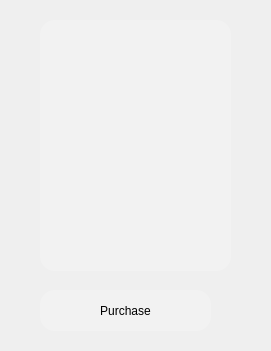
<?xml version="1.0" encoding="UTF-8"?>
<ui version="4.0">
 <class>pickCard</class>
 <widget class="QFrame" name="pickCard">
  <property name="geometry">
   <rect>
    <x>0</x>
    <y>0</y>
    <width>271</width>
    <height>351</height>
   </rect>
  </property>
  <property name="windowTitle">
   <string>Frame</string>
  </property>
  <property name="styleSheet">
   <string notr="true">#pickCard{
border-image: url(:/images/rule_background.png);
border-radius:75px;
}</string>
  </property>
  <property name="frameShape">
   <enum>QFrame::StyledPanel</enum>
  </property>
  <property name="frameShadow">
   <enum>QFrame::Raised</enum>
  </property>
  <widget class="QToolButton" name="cardShow">
   <property name="geometry">
    <rect>
     <x>40</x>
     <y>20</y>
     <width>191</width>
     <height>251</height>
    </rect>
   </property>
   <property name="styleSheet">
    <string notr="true">border-radius:15px;
background-color: rgba(255, 255, 254, 50);</string>
   </property>
   <property name="text">
    <string/>
   </property>
  </widget>
  <widget class="QToolButton" name="purchase">
   <property name="geometry">
    <rect>
     <x>40</x>
     <y>290</y>
     <width>171</width>
     <height>41</height>
    </rect>
   </property>
   <property name="styleSheet">
    <string notr="true">border-radius:15px;
background-color: rgba(255, 255, 254, 50);
font: italic 16pt &quot;Elephant&quot;;</string>
   </property>
   <property name="text">
    <string>Purchase</string>
   </property>
  </widget>
 </widget>
 <resources/>
 <connections/>
</ui>
